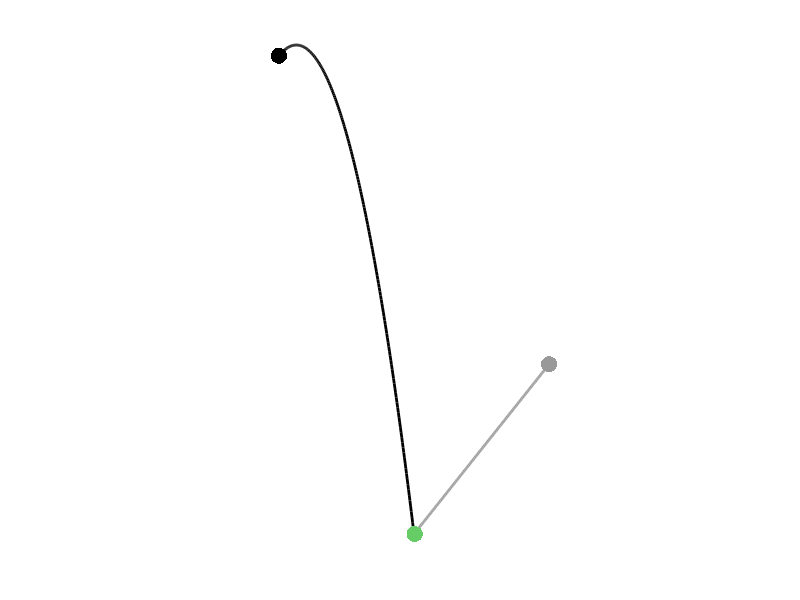

Write MATLAB code to recreate this figure.
function demo_MPC_fullQ03
% Batch LQT exploiting full Q matrix to constrain the motion of two agents in a ballistic task.
%
% If this code is useful for your research, please cite the related publication:
% @incollection{Calinon19chapter,
% 	author="Calinon, S. and Lee, D.",
% 	title="Learning Control",
% 	booktitle="Humanoid Robotics: a Reference",
% 	publisher="Springer",
% 	editor="Vadakkepat, P. and Goswami, A.", 
% 	year="2019",
% 	pages="1261--1312",
% 	doi="10.1007/978-94-007-6046-2_68"
% }
% 
% Copyright (c) 2019 Idiap Research Institute, http://idiap.ch/
% Written by Sylvain Calinon, http://calinon.ch/
% 
% This file is part of PbDlib, http://www.idiap.ch/software/pbdlib/
% 
% PbDlib is free software: you can redistribute it and/or modify
% it under the terms of the GNU General Public License version 3 as
% published by the Free Software Foundation.
% 
% PbDlib is distributed in the hope that it will be useful,
% but WITHOUT ANY WARRANTY; without even the implied warranty of
% MERCHANTABILITY or FITNESS FOR A PARTICULAR PURPOSE. See the
% GNU General Public License for more details.
% 
% You should have received a copy of the GNU General Public License
% along with PbDlib. If not, see <http://www.gnu.org/licenses/>.

addpath('./m_fcts/');


%% Parameters
%%%%%%%%%%%%%%%%%%%%%%%%%%%%%%%%%%%%%%%%%%%%%%%%%%%%%%%%%%%%%%%%%%%%%%%%%%%
nbData = 200; %Number of datapoints
nbAgents = 2; %Number of agents
nbVarPos = 2 * nbAgents; %Dimension of position data (here: x1,x2)
nbDeriv = 2; %Number of static and dynamic features (nbDeriv=2 for [x,dx] and u=ddx)
nbVar = nbVarPos * (nbDeriv+1); %Dimension of state vector
dt = 1E-2; %Time step duration
rfactor = 1E-8; %dt^nbDeriv;	%Control cost in LQR
R = speye((nbData-1)*nbVarPos) * rfactor; %Control cost matrix


%% Dynamical System settings (augmented state space, discrete version)
%%%%%%%%%%%%%%%%%%%%%%%%%%%%%%%%%%%%%%%%%%%%%%%%%%%%%%%%%%%%%%%%%%%%%%%%%%%
% Ac0 = kron([0, 1, 0; 0, 0, 0; 0, 0, 0], speye(2));
% Ad0 = speye(6) + Ac0 * dt;
% Ad0 = kron(Ad0, speye(nbAgents)); %Discrete nD for several agents

Ac1 = kron([0, 1, 0; 0, 0, 5; 0, 0, 0], speye(2));
Ad1 = speye(6) + Ac1 * dt;

Bc1 = kron([0; 1; 0], speye(2));
Bd1 = Bc1 * dt;

Ad = kron(Ad1, speye(nbAgents)); %Discrete nD for several agents
Bd = kron(Bd1, speye(nbAgents)); %Discrete nD for several agents

% % Bd(:,3:4)=0;
% full(Bd)

% full(Ad0)
% full(Ad)
% Ad(5,9)=0;
% full(Ad)
% return

%Build Sx and Su transfer matrices(for heterogeneous A and B)
A = zeros(nbVar,nbVar,nbData);
B = zeros(nbVar,nbVarPos,nbData);
for t=1:nbData
	A(:,:,t) = Ad;
% 	A(5:8,9:12,t) = 0; %no gravity on agents
% 	A(7:8,11:12,t) = 0; %no gravity on second agent
% 	A(2:2:end,2:2:end,t) = Ad0(2:2:end,2:2:end);
	if t==1
% 		A(:,:,t) = Ad0;
% 		B(:,:,t) = Bd;
		B(:,1:2,t) = Bd(:,1:2);
	end
	if t==1
		B(:,3:4,t) = Bd(:,3:4);
	end
end
[Su, Sx] = transferMatrices(A, B);


%% Task setting
%%%%%%%%%%%%%%%%%%%%%%%%%%%%%%%%%%%%%%%%%%%%%%%%%%%%%%%%%%%%%%%%%%%%%%%%%%%
MuQ = zeros(nbVar*nbData,1); 
Q = zeros(nbVar*nbData);
id = [1:nbVarPos] + (nbData-1) * nbVar;
Q(id,id) = eye(nbVarPos);
MuQ(id) = rand(nbVarPos,1);

%Constraining the two agents to meet at the end of the motion
MuQ(id(3:4)) = MuQ(id(1:2)); %Proposed meeting point for the two agents
Q(id(1:2), id(3:4)) = -eye(2)*1E0;
Q(id(3:4), id(1:2)) = -eye(2)*1E0;


%% Batch LQR reproduction
%%%%%%%%%%%%%%%%%%%%%%%%%%%%%%%%%%%%%%%%%%%%%%%%%%%%%%%%%%%%%%%%%%%%%%%%%%%
x0 = [rand(4,1); zeros(4,1); 0; -9.81*1E-2; 0; -9.81*0E-2];
u = (Su' * Q * Su + R) \ Su' * Q * (MuQ - Sx * x0); 
rx = reshape(Sx*x0+Su*u, nbVar, nbData); %Reshape data for plotting

% uSigma = inv(Su' * Q * Su + R); 
% xSigma = Su * uSigma * Su';


%% Plot 2D
%%%%%%%%%%%%%%%%%%%%%%%%%%%%%%%%%%%%%%%%%%%%%%%%%%%%%%%%%%%%%%%%%%%%%%%%%%%
figure('position',[10 10 1000 1000],'color',[1 1 1],'name','x1-x2 plot'); hold on; axis off;
%Agent 1
% for t=1:nbData
% 	plotGMM(rx(1:2,t), xSigma(nbVar*(t-1)+[1,2],nbVar*(t-1)+[1,2]).*1E-8, [.2 .2 .2], .03); %Plot uncertainty
% end	
plot(rx(1,:), rx(2,:), '-','linewidth',2,'color',[0 0 0]);
plot(rx(1,1), rx(2,1), '.','markersize',35,'color',[0 0 0]);
% plot(rx(1,end-3), rx(2,end-2), '.','markersize',25,'color',[0 .6 0]); %meeting point
% plot(MuQ(id(1)), MuQ(id(2)), '.','markersize',35,'color',[.8 0 0]);
%Agent 2
% for t=1:nbData
% 	plotGMM(rx(3:4,t), xSigma(nbVar*(t-1)+[3,4],nbVar*(t-1)+[3,4]).*1E-8, [.2 .2 .2], .03); %Plot uncertainty
% end	
plot(rx(3,:), rx(4,:), '-','linewidth',2,'color',[.6 .6 .6]);
plot(rx(3,1), rx(4,1), '.','markersize',35,'color',[.6 .6 .6]);
plot(rx(3,end-1), rx(4,end), '.','markersize',35,'color',[.4 .8 .4]); %meeting point
% plot(MuQ(id(3)), MuQ(id(4)), '.','markersize',35,'color',[1 .6 .6]);
axis equal;
% print('-dpng','graphs/MPC_fullQ03a.png');

% %Visualize Q
% figure('position',[1030 10 1000 1000],'color',[1 1 1],'name','Covariances'); hold on; box on; 
% set(gca,'linewidth',2); title('Q','fontsize',14);
% colormap(gca, flipud(gray));
% pcolor(abs(Q));
% set(gca,'xtick',[1,size(Q,1)],'ytick',[1,size(Q,1)]);
% axis square; axis([1 size(Q,1) 1 size(Q,1)]); shading flat;

pause;
close all;
end

%%%%%%%%%%%%%%%%%%%%%%%%%
function [Su, Sx] = transferMatrices(A, B)
	[nbVarX, nbVarU, nbData] = size(B);
	Su = zeros(nbVarX*nbData, nbVarU*(nbData-1));
	Sx = kron(ones(nbData,1), speye(nbVarX)); 
	M = speye(nbVarX);
	N = [];
	for t=2:nbData
		id1 = (t-1)*nbVarX+1:nbData*nbVarX;
		Sx(id1,:) = Sx(id1,:) * A(:,:,t-1);
		id1 = (t-1)*nbVarX+1:t*nbVarX; 
		id2 = 1:(t-1)*nbVarU;
% 		N = blkdiag(B(:,:,t-1), N);
		N = blkdiag(N, B(:,:,t-1)); %To be checked!!!
		Su(id1,id2) = M * N;
		M = [A(:,:,t-1) * M, A(:,:,t-1)]; %Also M = [A^(n-1), M] or M = [Sx(id1,:), M]
	end
end